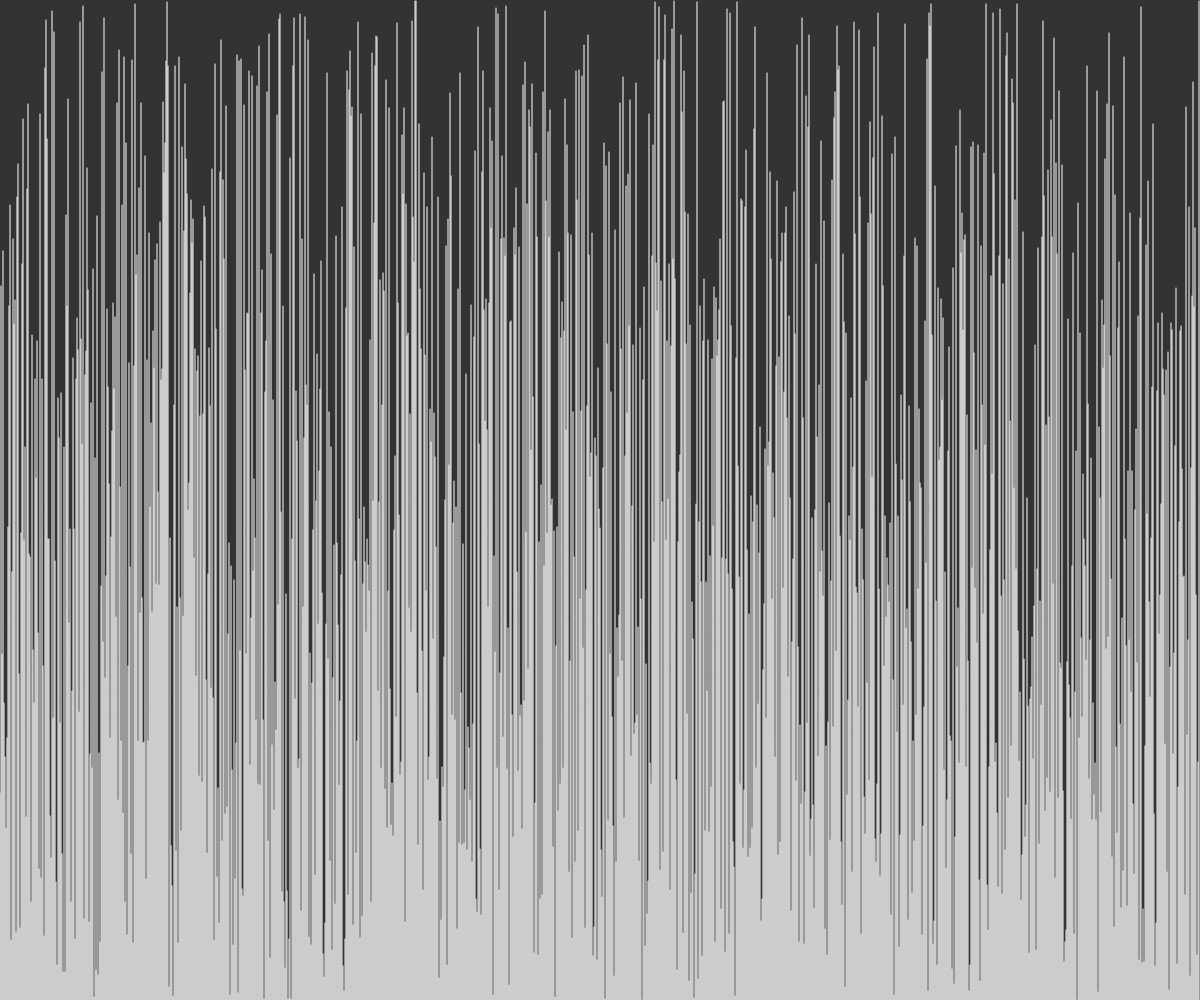
Frame 1 (no input)
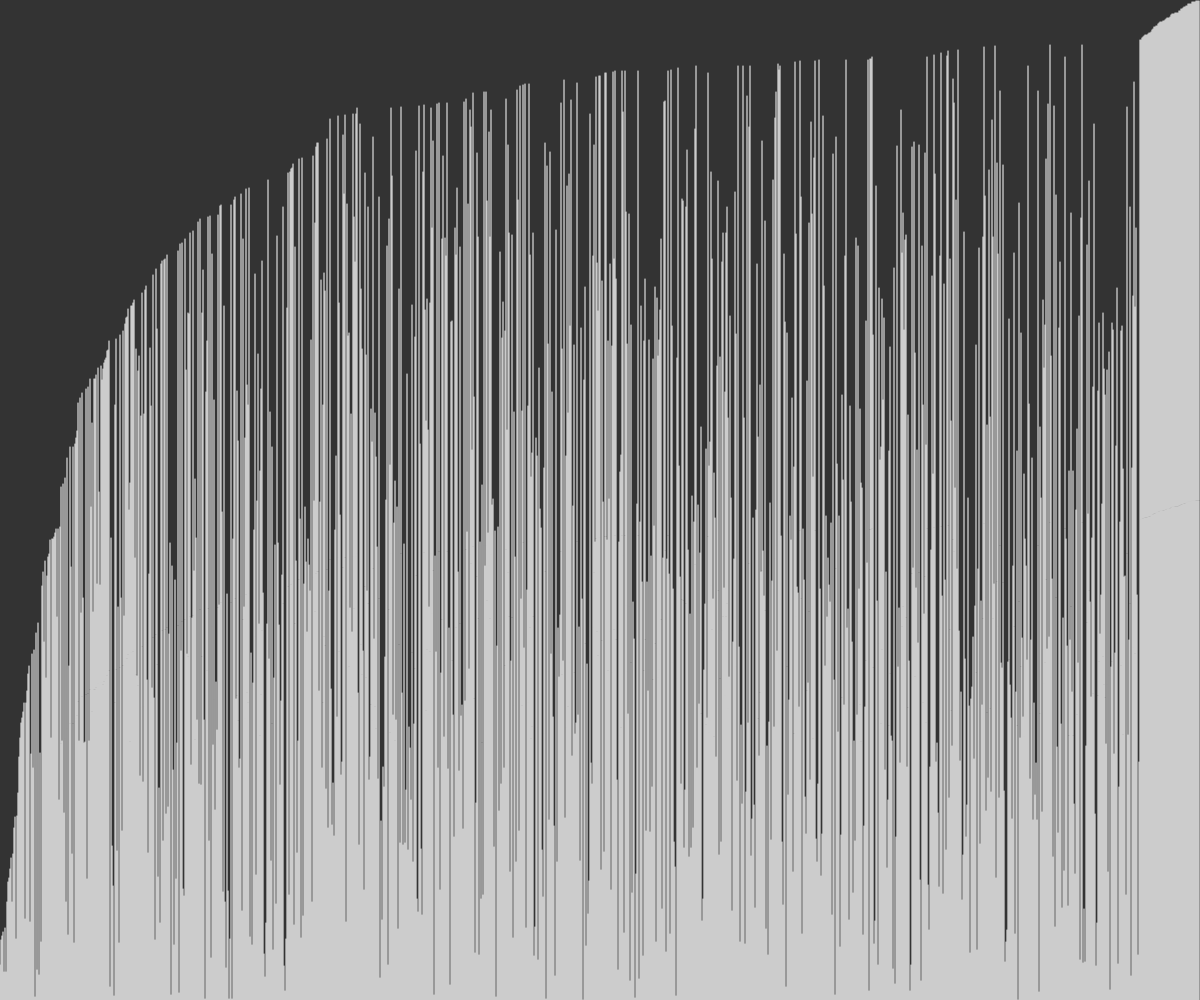
Frame 60 (no input)
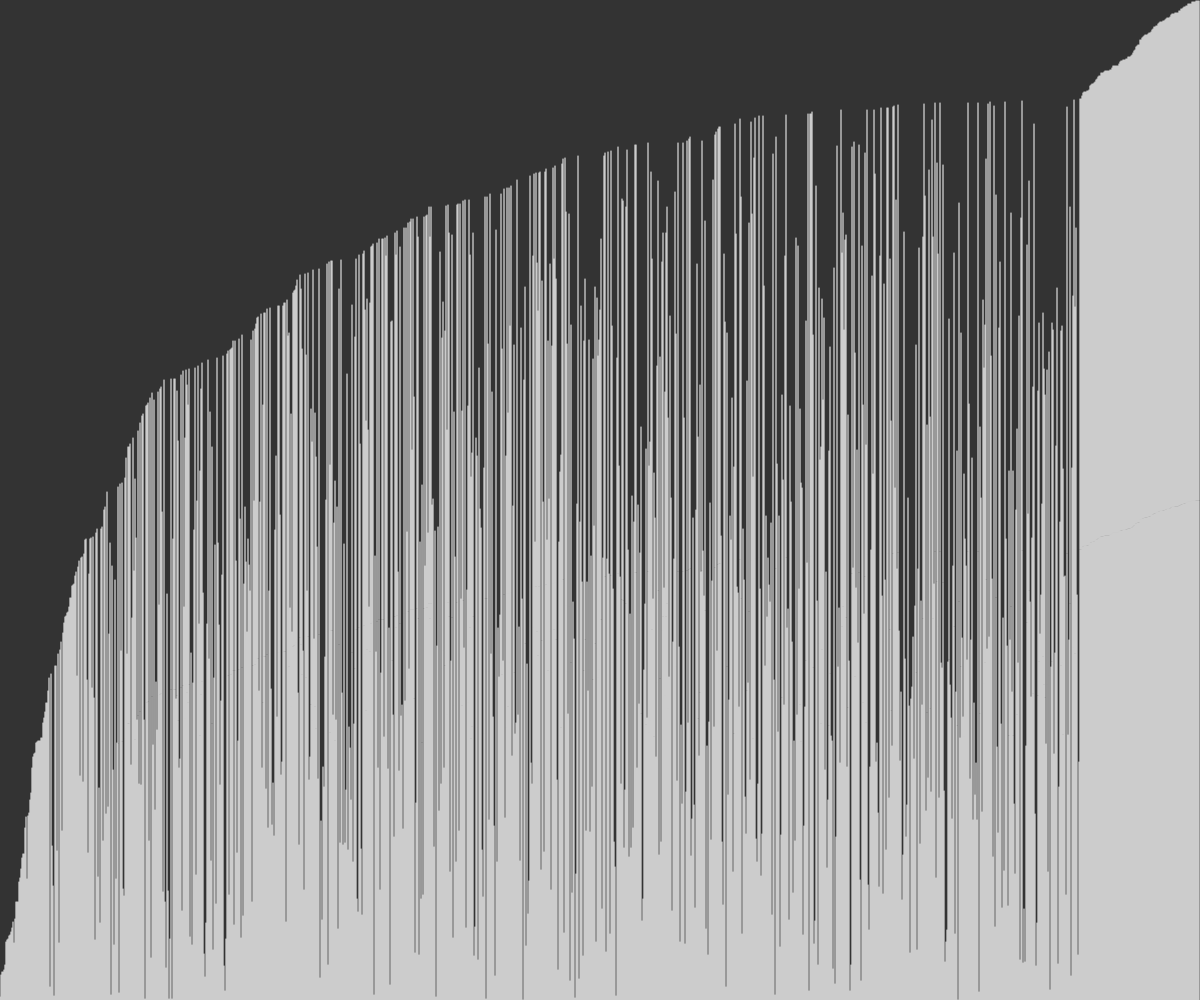
Frame 120 (the mouse pressed at the canvas centre since frame 60)

The p5.js sketch that drew these frames (run headless with seeded random() and noise() and a simulated clock; from frame 60 on, the mouse is pressed at the canvas centre):

// p5.js sketch
// ── sketch.js
var i = 0
var j = 0
var r = 0
let arr = []

function setup() {
  createCanvas(windowWidth, windowHeight);
  // let arr = new Array(5)
  for (let i = 0; i < width; i++)
  {
    r = int(random(height))
    arr.push(r)
  }
}

function draw() {
  background(51)

  if (i < arr.length) {
    for (let j = 0; j < arr.length - i - 1; j++) {
      let a = arr[j];
      let b = arr[j + 1];
      if (a > b) {
        swap(arr, j, j + 1);
      }
    }
  } else {
    console.log("finished");
    noLoop();
  }
  i++;

  for (let j = 0; j < arr.length; j++)
  {
    stroke(255)
    line(j, height, j, height-arr[j])
  }
}

function swap(arr, a, b) {
  temp = arr[a]
  arr[a] = arr[b]
  arr[b] = temp
}
